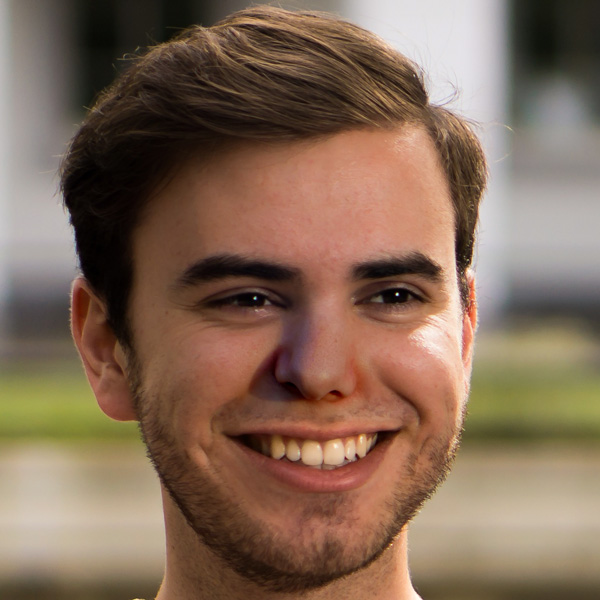
#> input picture data/interim/real_and_fake_face_5/test/fake/easy_101_0010.jpg, 600 x 600 px, given in place of real_00002.jpg, which was not available
$ jupyter execute --allow-errors preprocess.ipynb   (shell and % lines are left out)   (older library calls are emulated)   (text cells are left out)
#> lines starting #> are read from the running program, lines starting #| are printed output that depends on the picture; pictures that were not available may be replaced by others from this repository, and a replacement may not be noted
[cell 1]
import cv2
import matplotlib.pyplot as plt
from mtcnn import MTCNN

# Initialize MTCNN detector
#> (the rest of this cell did not finish here and is left out)

[cell 2]
import cv2
import numpy as np
import matplotlib.pyplot as plt
from mtcnn import MTCNN

# Initialize MTCNN detector
#> (the rest of this cell did not finish here and is left out)

#> (a cell that did not finish here is left out)

[cell 4]
import cv2
import matplotlib.pyplot as plt

# Load the images
image_0 = cv2.imread(r'C:\Users\tanbe\OneDrive\Desktop\Works\HWUM\FYP\fakefacedetect\data\raw\real_and_fake_face_detection\real_and_fake_face\training_real\real_00002.jpg')
#> image_0 is the input picture: shape (600, 600, 3); mean B, G, R 87.2, 105.9, 131.3
image_1 = cv2.imread(r'C:\Users\tanbe\OneDrive\Desktop\Works\HWUM\FYP\fakefacedetect\data\raw\real_and_fake_face_detection\real_and_fake_face\training_fake\easy_15_0011.jpg')
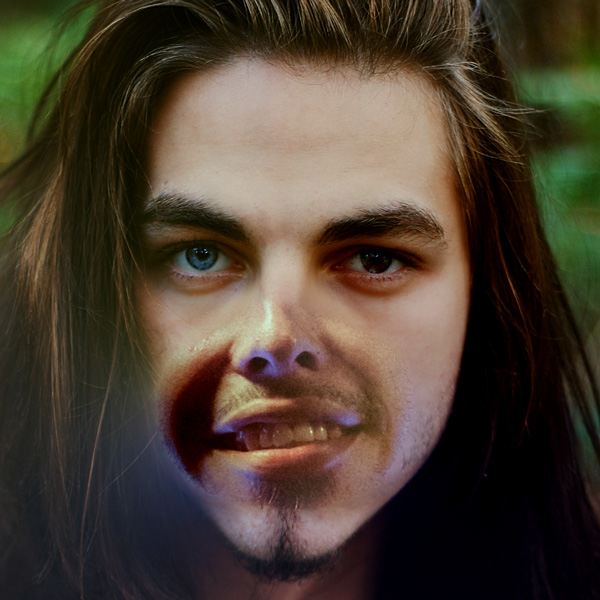
#> input picture data/interim/real_and_fake_face_5/test/fake/easy_15_0011.jpg, 600 x 600 px, found by its file name
#> image_1 is the input picture: shape (600, 600, 3); mean B, G, R 49.7, 63.1, 75

# Convert BGR to RGB for correct color representation
image_0 = cv2.cvtColor(image_0, cv2.COLOR_BGR2GRAY)
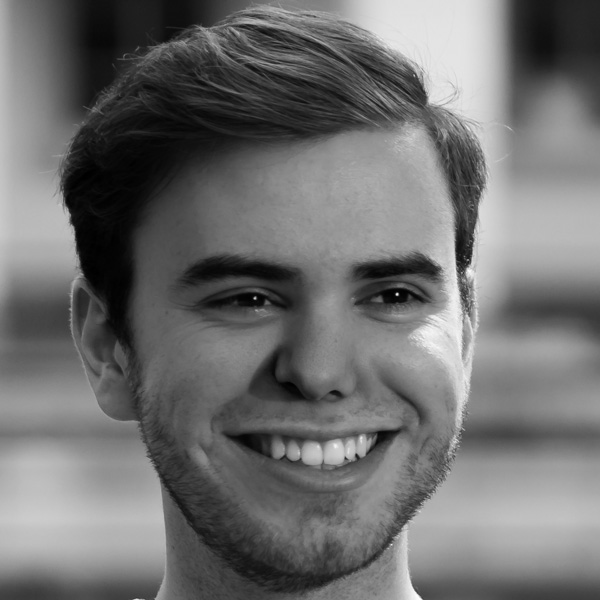
#> image_0: shape (600, 600); min 0, max 254, mean 111.4
image_1 = cv2.cvtColor(image_1, cv2.COLOR_BGR2GRAY)
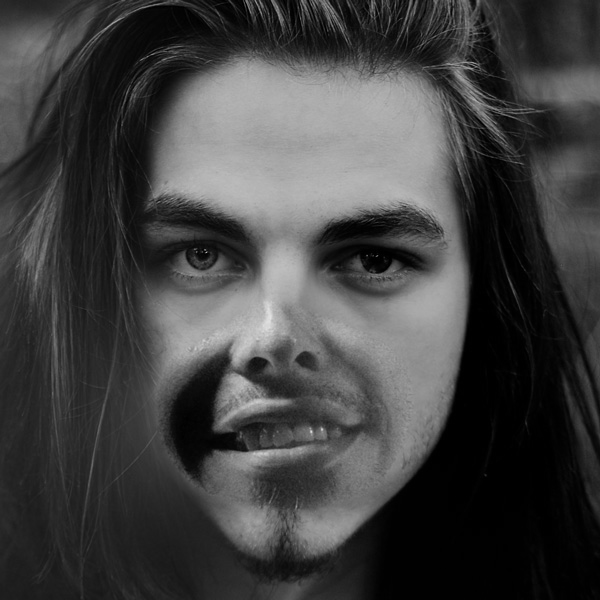
#> image_1: shape (600, 600); min 0, max 227, mean 65.1

# Create subplots
fig, axs = plt.subplots(1, 2, figsize=(15, 5))

# Real Image
axs[0].imshow(image_0)
axs[0].set_title('Real Image')
axs[0].axis('off')  # Hide axes ticks

# Fake Image
axs[1].imshow(image_1)
axs[1].set_title('Fake Image')
axs[1].axis('off')  # Hide axes ticks

plt.tight_layout()
plt.show()

[cell 5]
import numpy as np
import cv2
import matplotlib.pyplot as plt

import numpy as np
import cv2
import matplotlib.pyplot as plt

def apply_fft(img):
    """
    Apply Fast Fourier Transform (FFT) to an image to analyze frequency components.

    Args:
        img (np.ndarray): Image to process.

    Returns:
        tuple: FFT of image, shifted FFT, magnitude spectrum.
    """
    # Compute FFT and shift the zero-frequency component to the center
    f = np.fft.fft2(img)
    fshift = np.fft.fftshift(f)
    magnitude_spectrum = np.log(np.abs(fshift) + 1)  # Use log for better visibility

    return f, fshift, magnitude_spectrum

def apply_ifft(fshift):
    """
    Apply Inverse FFT to the shifted FFT to transform it back to the original image.

    Args:
        fshift (np.ndarray): Shifted FFT of an image.

    Returns:
        np.ndarray: Image reconstructed from the IFFT of the magnitude spectrum.
    """
    # Inverse FFT shift and apply IFFT
    f_ishift = np.fft.ifftshift(fshift)
    img_back = np.abs(np.fft.ifft2(f_ishift))
    return img_back

def compute_histogram(image, bins=9):
    """
    Compute a histogram of the power spectrum for the given image.

    Args:
        image (np.ndarray): Image to compute histogram on.
        bins (int): Number of histogram bins.

    Returns:
        np.ndarray: Normalized histogram of the image.
    """
    histogram, bin_edges = np.histogram(image, bins=bins, range=(image.min(), image.max()))
    histogram = histogram / np.sum(histogram)  # Normalize histogram
    return histogram


def extract_statistics(image):
    stats = {
        'Mean': round(np.mean(image), 3),
        'Std Dev': round(np.std(image), 3),
        'Max': round(np.max(image), 3),
        'Min': round(np.min(image), 3),
        'Median': round(np.median(image), 3)
    }
    return stats
# Example images (to be loaded as grayscale images)
# image_0 = cv2.imread('path_to_real_image.jpg', cv2.IMREAD_GRAYSCALE)
# image_1 = cv2.imread('path_to_fake_image.jpg', cv2.IMREAD_GRAYSCALE)

# Process the real and fake images
fft_0, fft_shift_0, fft_magnitude_0 = apply_fft(image_0)
fft_1, fft_shift_1, fft_magnitude_1 = apply_fft(image_1)
#> in apply_fft (call 2), `magnitude_spectrum = np.log(np.abs(fshift) + 1)`:
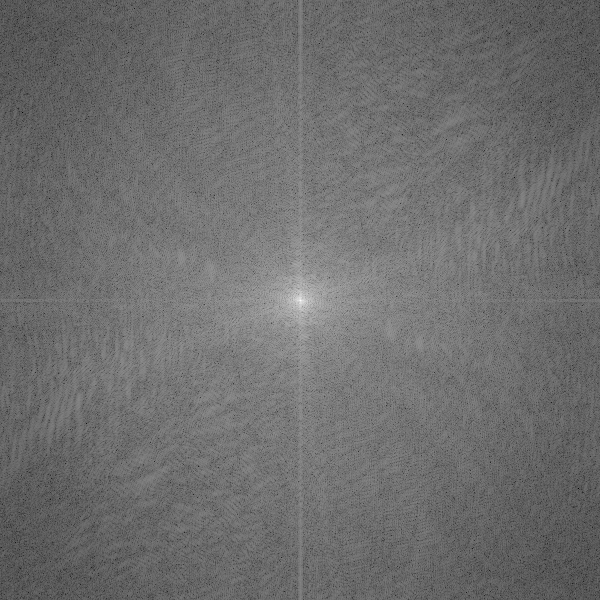
#> magnitude_spectrum: shape (600, 600) float64; min 0.395, max 16.97, mean 7.56; drawn with min black and max white

# Apply IFFT to retrieve the reconstructed images
ifft_image_0 = apply_ifft(fft_shift_0)
ifft_image_1 = apply_ifft(fft_shift_1)

# Compute histograms of the power spectra
bins=9
histogram_0 = compute_histogram(fft_magnitude_0,bins)
#> in compute_histogram, `histogram, bin_edges = np.histogram(image, bins=bins, range=(image.min..`: histogram = [96, 3518, 87873, 214809, 49161, 4046, 440, 54, 3]; bin_edges = [1.31, 3.11, 4.91, 6.71, 8.51, 10.31, 12.11, 13.91, 15.71, 17.51]
#> in compute_histogram, `histogram = histogram / np.sum(histogram)`: histogram = [0.000267, 0.00977, 0.244, 0.597, 0.137, 0.0112, 0.00122, 0.00015, 8.33e-06]
#> histogram_0 has the same summary as histogram in compute_histogram
print(histogram_0)
#| [2.66666667e-04 9.77222222e-03 2.44091667e-01 5.96691667e-01
#|  1.36558333e-01 1.12388889e-02 1.22222222e-03 1.50000000e-04
#|  8.33333333e-06]
histogram_1 = compute_histogram(fft_magnitude_1,bins)
#> histogram_1 = [3.89e-05, 0.00152, 0.0565, 0.52, 0.396, 0.0238, 0.00207, 0.000283, 1.39e-05]

# FFT plots in separate figure
fig_fft, axs_fft = plt.subplots(2, 4, figsize=(20, 6))

# Real Image
axs_fft[0][0].imshow(image_0, cmap='gray')
axs_fft[0][0].set_title('Real Image')
axs_fft[0][0].axis('off')

axs_fft[0][1].imshow(fft_magnitude_0, cmap='gray')
axs_fft[0][1].set_title('FFT Magnitude Spectrum (Real)')
axs_fft[0][1].axis('off')

axs_fft[0][2].imshow(ifft_image_0, cmap='gray')
axs_fft[0][2].set_title('Reconstructed Image (Real)')
axs_fft[0][2].axis('off')

# Display the histogram of power spectrum as bar plot
axs_fft[0][3].bar(range(bins), histogram_0, color='blue', alpha=0.7)
axs_fft[0][3].set_title(f'Histogram (Real) - {bins} Bins')
axs_fft[0][3].set_xlabel('Bins')
axs_fft[0][3].set_ylabel('Frequency')

# Fake Image
axs_fft[1][0].imshow(image_1, cmap='gray')
axs_fft[1][0].set_title('Fake Image')
axs_fft[1][0].axis('off')

axs_fft[1][1].imshow(fft_magnitude_1, cmap='gray')
axs_fft[1][1].set_title('FFT Magnitude Spectrum (Fake)')
axs_fft[1][1].axis('off')

axs_fft[1][2].imshow(ifft_image_1, cmap='gray')
axs_fft[1][2].set_title('Reconstructed Image (Fake)')
axs_fft[1][2].axis('off')

# Display the histogram of power spectrum as bar plot
axs_fft[1][3].bar(range(bins), histogram_1, color='red', alpha=0.7)
axs_fft[1][3].set_title(f'Histogram (Fake) - {bins} Bins')
axs_fft[1][3].set_xlabel('Bins')
axs_fft[1][3].set_ylabel('Frequency')

# Display statistics below the images
axs_fft[0][0].text(0.5, -0.3, f'Statistics (Real): {extract_statistics(fft_magnitude_0)}',
                   transform=axs_fft[0][0].transAxes, fontsize=10, ha='center')
#> in extract_statistics, `stats = { 'Mean': round(np.mean(image), 3), 'Std Dev': round(np.std(im..`: stats = {'Mean': 7.42, 'Std Dev': 1.11, 'Max': 17.51, 'Min': 1.31, 'Median': 7.34}
axs_fft[1][0].text(0.5, -0.3, f'Statistics (Fake): {extract_statistics(fft_magnitude_1)}',
                   transform=axs_fft[1][0].transAxes, fontsize=10, ha='center')

plt.tight_layout()
plt.show()
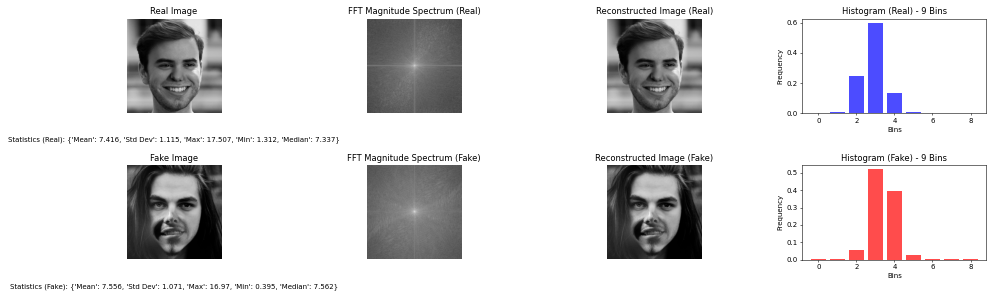
#> figure drawn by matplotlib, 8 panels; panel 4: tallest bar 0.597 high, from x = 2.6 to 3.4; panel 8: tallest bar 0.52 high, from x = 2.6 to 3.4

[cell 6]
from skimage.feature import local_binary_pattern
import numpy as np
import matplotlib.pyplot as plt

def apply_lbp(img, radius=1, n_points=8):
    """
    Apply Local Binary Pattern (LBP) to detect texture inconsistencies in the images.

    Args:
        images (list of np.ndarray): List of images to process.
        radius (int): Radius of the LBP pattern.
        n_points (int): Number of points considered in the LBP pattern.

    Returns:
        list of np.ndarray: List of LBP-processed images.
    """
    lbp = local_binary_pattern(img, n_points, radius, method='default')
    return lbp

# Example image for demonstration
# image_0 = cv2.imread(r'..\..\data\raw\real_and_fake_face_detection\real_and_fake_face\training_real\real_00001.jpg', cv2.IMREAD_GRAYSCALE)  # Load as grayscale
# image_1 = cv2.imread(r'..\..\data\raw\real_and_fake_face_detection\real_and_fake_face\training_fake\easy_1_1110.jpg', cv2.IMREAD_GRAYSCALE)  # Load as grayscale

n_points = 8

lbp_0 = apply_lbp(image_0)
#> in apply_lbp, `lbp = local_binary_pattern(img, n_points, radius, method='default')`:
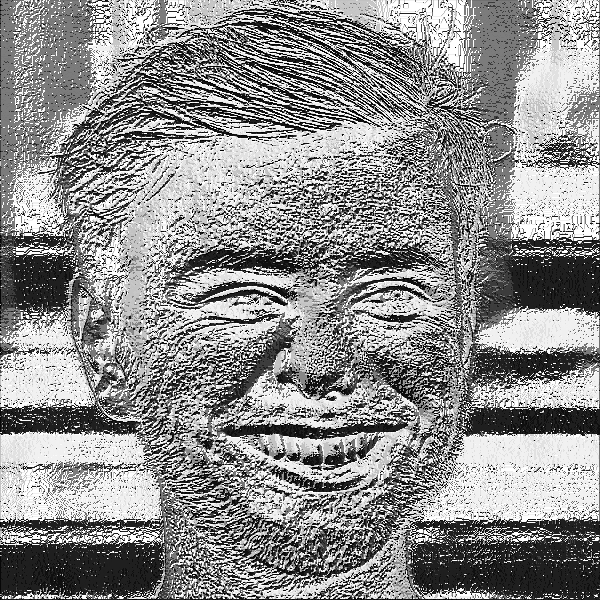
#> lbp: shape (600, 600) float64; min 0, max 255, mean 142.5
lbp_1 = apply_lbp(image_1)
#> call 2 of apply_lbp, with radius = 1, n_points = 8
#> in apply_lbp (call 2), `lbp = local_binary_pattern(img, n_points, radius, method='default')`:
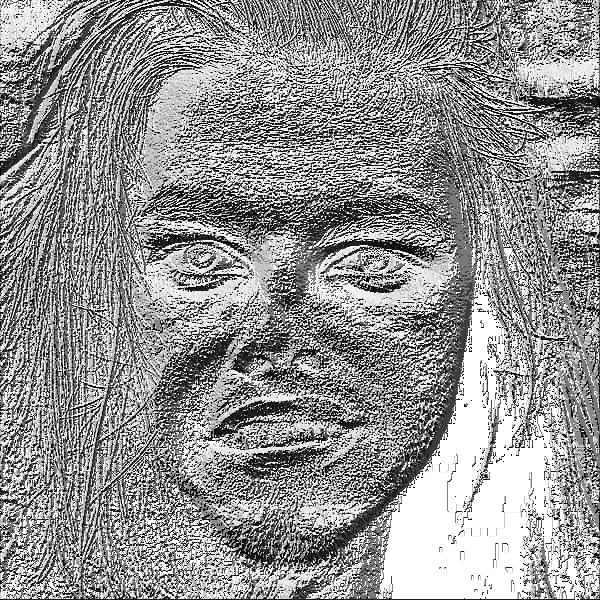
#> lbp: shape (600, 600) float64; min 0, max 255, mean 148.2

print()
# Compute histograms for LBP images
lbp_hist_0, bins_0 = np.histogram(lbp_0, bins=range(0, n_points + 3), density=True)
#> lbp_hist_0 = [0.291, 0.177, 0.0107, 0.0526, 0.099, 0.0246, 0.0436, 0.283, 0.012, 0.00665]; bins_0 = [0, 1, 2, 3, 4, 5, 6, 7, 8, 9, 10]
lbp_hist_1, bins_1 = np.histogram(lbp_1, bins=range(0, n_points + 3), density=True)
#> lbp_hist_1 = [0.345, 0.13, 0.0107, 0.0479, 0.187, 0.0234, 0.0485, 0.192, 0.0112, 0.00381]; bins_1 = [0, 1, 2, 3, 4, 5, 6, 7, 8, 9, 10]

# Set up the plots
fig, axs = plt.subplots(2, 3, figsize=(15, 8))

# Original Image (Real)
axs[0, 0].imshow(image_0, cmap='gray')
axs[0, 0].set_title('Original Real Image')
axs[0, 0].axis('off')

# LBP Image (Real)
axs[0, 1].imshow(lbp_0, cmap='gray')
axs[0, 1].set_title('LBP Image (Real)')
axs[0, 1].axis('off')
axs[0, 1].text(0.5, -0.2, f'Statistics: {extract_statistics(lbp_0)}', transform=axs[0, 1].transAxes, fontsize=12, ha='center')

# Histogram of LBP (Real)
axs[0, 2].bar(bins_0[:-1], lbp_hist_0, width=0.5, color='gray', alpha=0.7)
axs[0, 2].set_title('LBP Histogram (Real)')
axs[0, 2].set_xlabel('LBP Value')
axs[0, 2].set_ylabel('Normalized Frequency')

# Original Image (Fake)
axs[1, 0].imshow(image_1, cmap='gray')
axs[1, 0].set_title('Original Fake Image')
axs[1, 0].axis('off')

# LBP Image (Fake)
axs[1, 1].imshow(lbp_1, cmap='gray')
axs[1, 1].set_title('LBP Image (Fake)')
axs[1, 1].axis('off')
axs[1, 1].text(0.5, -0.2, f'Statistics: {extract_statistics(lbp_1)}', transform=axs[1, 1].transAxes, fontsize=12, ha='center')

# Histogram of LBP (Fake)
axs[1, 2].bar(bins_1[:-1], lbp_hist_1, width=0.5, color='gray', alpha=0.7)
axs[1, 2].set_title('LBP Histogram (Fake)')
axs[1, 2].set_xlabel('LBP Value')
axs[1, 2].set_ylabel('Normalized Frequency')

plt.tight_layout()
plt.show()
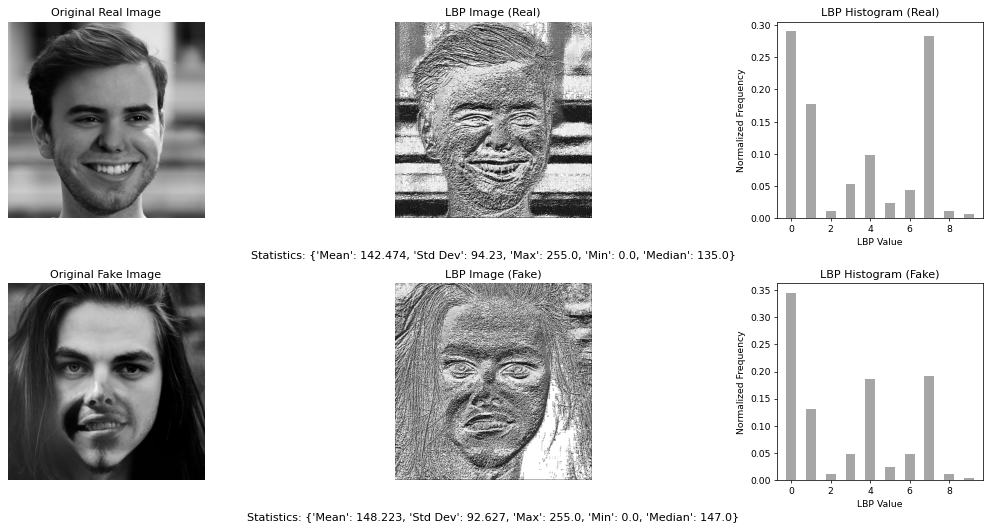
#> figure drawn by matplotlib, 6 panels; panel 3: tallest bar 0.291 high, from x = -0.25 to 0.25; panel 6: tallest bar 0.345 high, from x = -0.25 to 0.25

[cell 7]
import cv2

def apply_sobel(img):
    """
    Apply Sobel edge detection to each image.

    Args:
        images (list of np.ndarray): List of images to process.

    Returns:
        list of np.ndarray: List of Sobel edge-detected images.
    """
    sobelx = cv2.Sobel(img, cv2.CV_64F, 1, 0, ksize=3)  # X direction
    sobely = cv2.Sobel(img, cv2.CV_64F, 0, 1, ksize=3)  # Y direction
    sobel_combined = cv2.magnitude(sobelx, sobely)
    return sobel_combined

def compute_histogram(image, bins=9):
    """
    Compute a histogram of the power spectrum for the given image.

    Args:
        image (np.ndarray): Image to compute histogram on.
        bins (int): Number of histogram bins.

    Returns:
        np.ndarray: Normalized histogram of the image.
    """
    histogram, bin_edges = np.histogram(image, bins=bins, range=(image.min(), image.max()))
    histogram = histogram / np.sum(histogram)  # Normalize histogram
    return histogram

# Example image for demonstration
# image_0 = cv2.imread(r'..\..\data\raw\real_and_fake_face_detection\real_and_fake_face\training_real\real_00001.jpg', cv2.IMREAD_GRAYSCALE)  # Load as grayscale
# image_1 = cv2.imread(r'..\..\data\raw\real_and_fake_face_detection\real_and_fake_face\training_fake\easy_1_1110.jpg', cv2.IMREAD_GRAYSCALE)  # Load as grayscale

sobel_0=apply_sobel(image_0)
#> in apply_sobel, `sobel_combined = cv2.magnitude(sobelx, sobely)`:
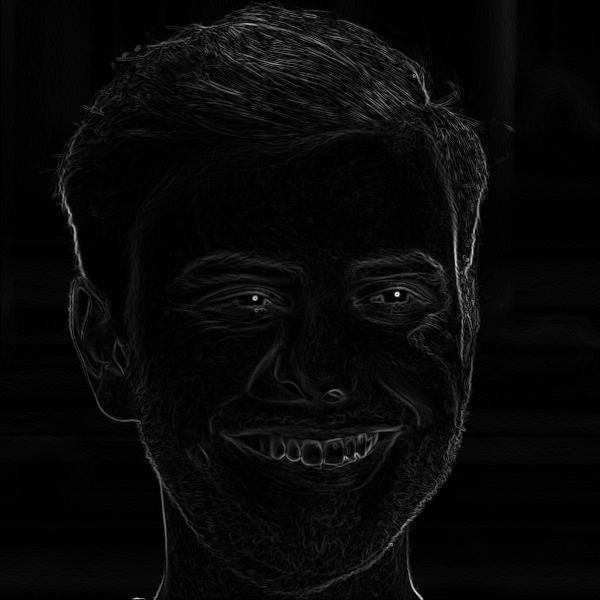
#> sobel_combined: shape (600, 600) float64; min 0, max 789.1, mean 28.5; drawn with min black and max white
sobel_1=apply_sobel(image_1)
#> in apply_sobel (call 2), `sobely = cv2.Sobel(img, cv2.CV_64F, 0, 1, ksize=3)`:
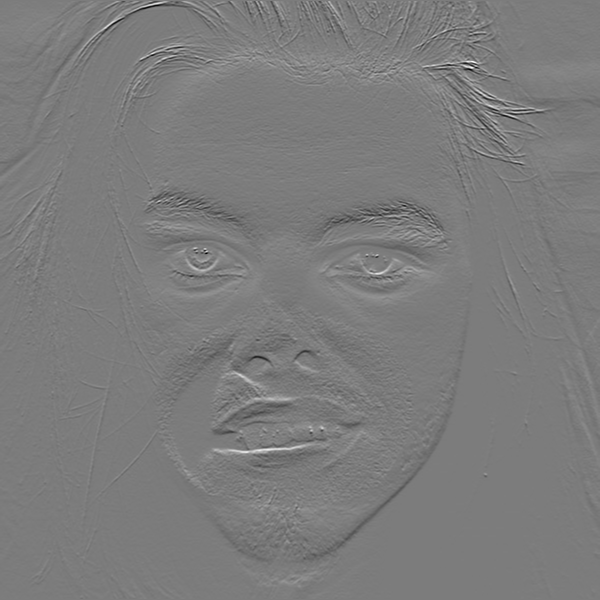
#> sobely: shape (600, 600) float64; min -494, max 518, mean -0.3; drawn with min black and max white

# Compute histograms for Sobel images
bins=9
#> (the rest of this cell did not finish here and is left out)

#> (the rest of the program and of its run is left out)
